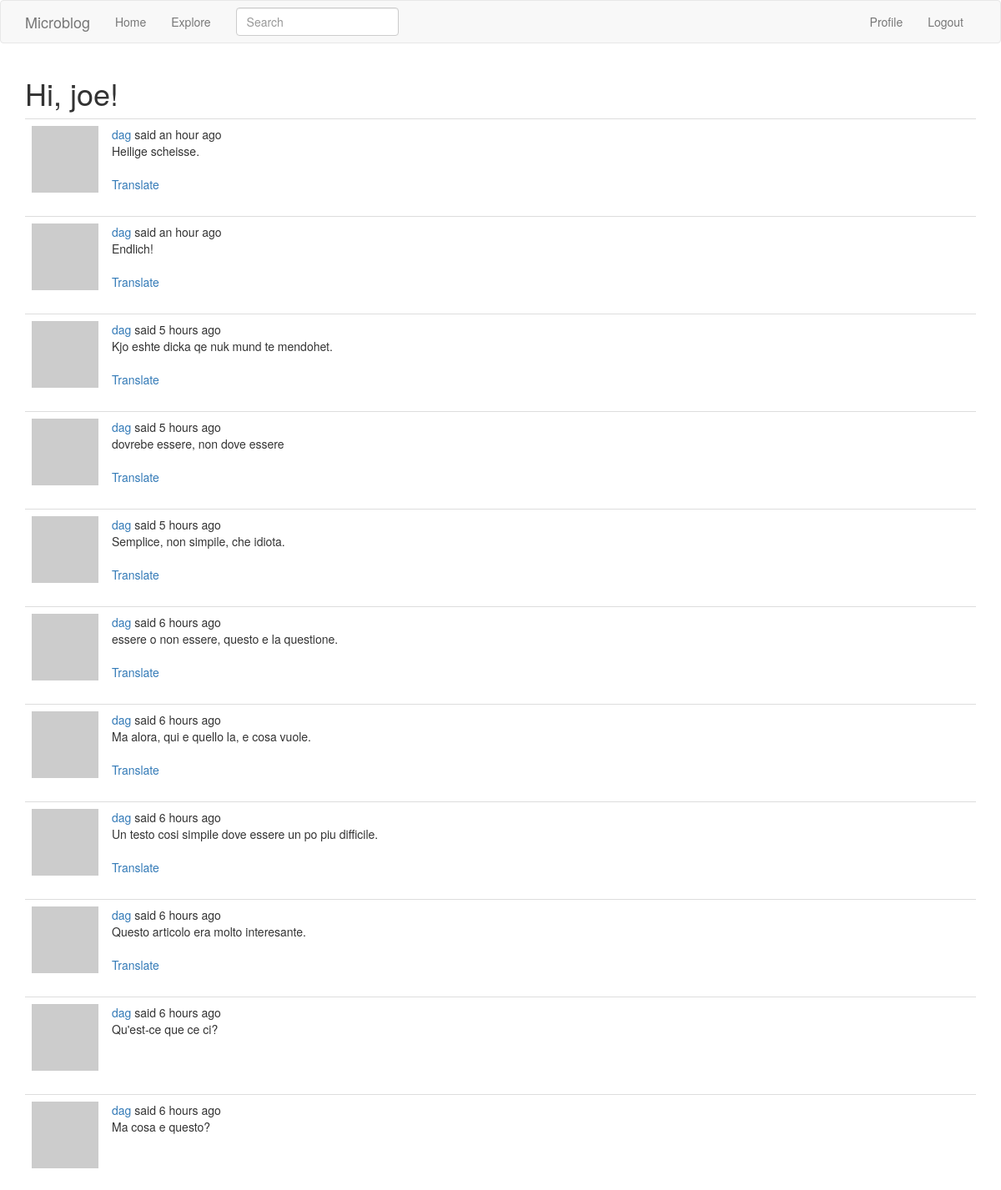
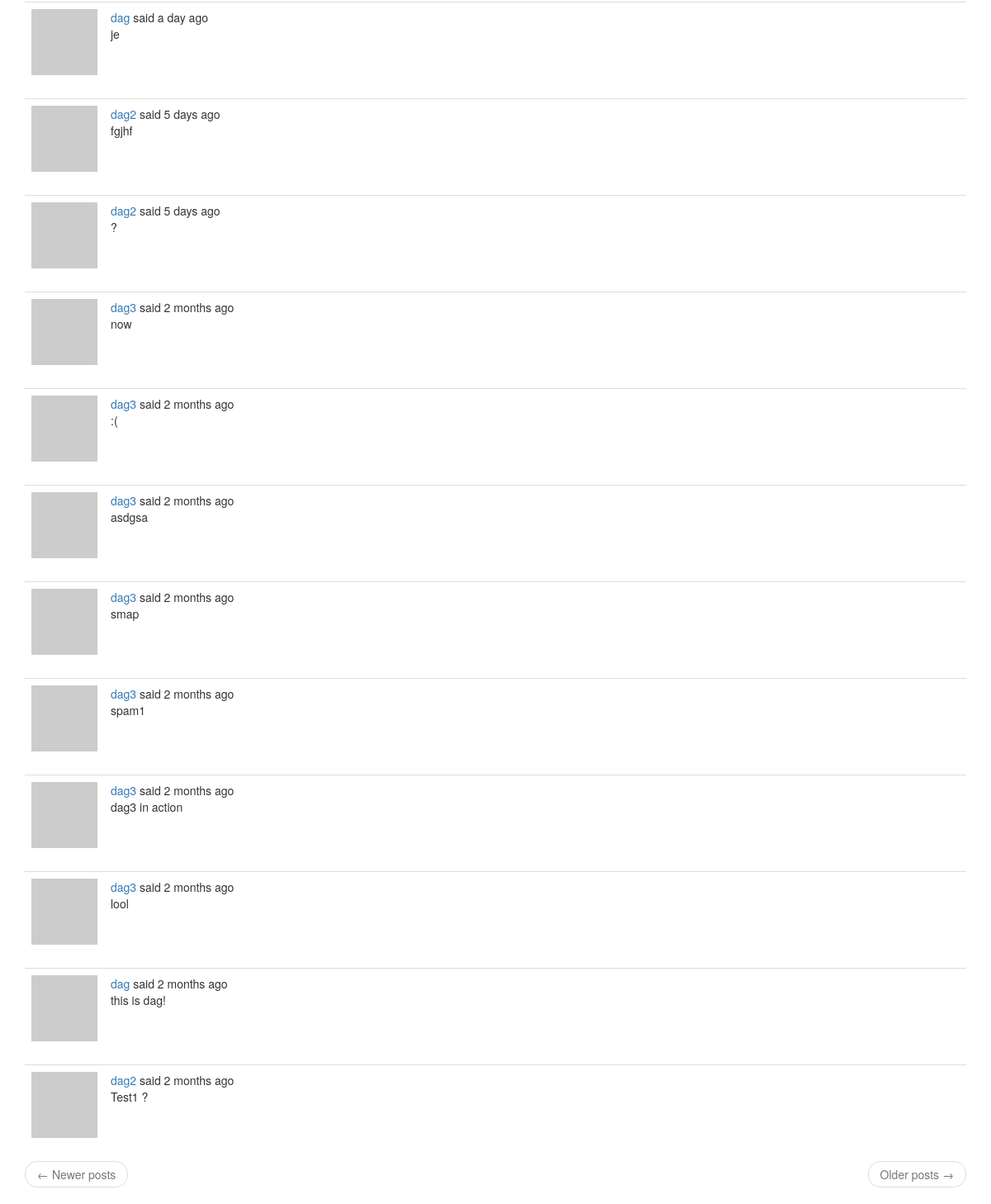
Page /explore (signed in) on the committed database (2 pictures, top to bottom).
### app/models.py (models this page shows, shortened)
class User(UserMixin, db.Model):
    id = db.Column(db.Integer, primary_key=True)
    username = db.Column(db.String(64), index=True, unique=True)
    email = db.Column(db.String(120), index=True, unique=True)
    password_hash = db.Column(db.String(128))
    posts = db.relationship('Post', backref='author', lazy='dynamic')
    about_me = db.Column(db.String(140))
    last_seen = db.Column(db.DateTime, default=datetime.utcnow)
    followed = db.relationship(
        'User', secondary=followers,
        primaryjoin=(followers.c.follower_id == id),
        secondaryjoin=(followers.c.followed_id == id),
        backref=db.backref('followers', lazy='dynamic'), lazy='dynamic'
    )
    def avatar(self, size):
        digest = md5(self.email.lower().encode('utf-8')).hexdigest()
        return 'https://www.gravatar.com/avatar/{}?d=identicon&s={}'.format(digest, size)

class SearchableMixin(object):
    @classmethod
    def before_commit(cls, session):
        session._changes = {
            'add': list(session.new),
            'update': list(session.dirty),
            'delete': list(session.deleted)
        }
    @classmethod
    def after_commit(cls, session):
        for obj in session._changes['add']:
            if isinstance(obj, SearchableMixin):
                add_to_index(obj.__tablename__, obj)
        for obj in session._changes['update']:
            if isinstance(obj, SearchableMixin):
                add_to_index(obj.__tablename__, obj)
        for obj in session._changes['delete']:
            if isinstance(obj, SearchableMixin):
                add_to_index(obj.__tablename__, obj)
        session._changes = None

class Post(SearchableMixin, db.Model):
    __searchable__ = ['body']
    id = db.Column(db.Integer, primary_key=True)
    body = db.Column(db.String(140))
    timestamp = db.Column(db.DateTime, index=True, default=datetime.utcnow)
    user_id = db.Column(db.Integer, db.ForeignKey('user.id'))
    language = db.Column(db.String(5))

### app/main/routes.py (the view)
@bp.route('/explore')
@login_required
def explore():
    page = request.args.get('page', 1, type=int)
    posts = Post.query.order_by(Post.timestamp.desc()).paginate(page, current_app.config['POSTS_PER_PAGE'], False)
    next_url = url_for('main.explore', page=posts.next_num) \
        if posts.has_next else None
    prev_url = url_for('main.explore', page=posts.prev_num) \
        if posts.has_prev else None
    return render_template('index.html',
                            title=_('Explore'),
                            posts=posts.items,
                            next_url=next_url,
                            prev_url=prev_url)

### app/main/forms.py
class SearchForm(FlaskForm):
    q = StringField(_l('Search'), validators=[DataRequired()])
    def __init__(self, *args, **kwargs):
        if 'formdata' not in kwargs:
            kwargs['formdata'] = request.args
        if 'csrf_enabled' not in kwargs:
            kwargs['csrf_enabled'] = False
        super().__init__(*args, **kwargs)

### app/main/routes.py (called while the page is built)
@bp.before_app_request
def before_request():
    if current_user.is_authenticated:
        current_user.last_seen = datetime.utcnow()
        db.session.commit()
        g.search_form = SearchForm()
    g.locale = str(get_locale())

### app/models.py (called while the page is built)
@login.user_loader
def load_user(id):
    return User.query.get(int(id))

### app/templates/index.html (shortened to what this page needs)
{% extends "base.html" %}
{%import 'bootstrap/wtf.html' as wtf%}
{% block app_content %}
    <h1>{{_('Hi, %(username)s!', username=current_user.username)}}</h1>
    {% for post in posts %}
        {% include '_post.html' %}
    {% endfor %}
    <nav aria-label="...">
        <ul class="pager">
            <li class="previous{%if not prev_url%} disabled{%endif%}">
                <a href="{{prev_url or '#'}}">
                    <span aria-hidden="true">&larr;</span> {{_('Newer posts')}}
                </a>
            </li>
            <li class="next{%if not next_url%} disabled{%endif%}">
                <a href="{{next_url or '#'}}">
                    {{_('Older posts')}} <span aria-hidden="true">&rarr;</span>
                </a>
            </li>
        </ul>
    </nav>
{% endblock %}

### app/templates/_post.html (shortened to what this page needs)
<table class="table talbe-hover">
    <tr>
        <td width="70px">
            <a href="{{url_for('main.user', username=post.author.username)}}">
                <img src="{{ post.author.avatar(70) }}"/>
            </a>
        </td>
        <td>
            {{_('%(username)s said %(when)s',
                    username=user_link, when=moment(post.timestamp).fromNow() )}}
            <br>
            <span id="post{{post.id}}">{{ post.body }}</span>
            {%if post.language and post.language != g.locale%}
                <br><br>
                <span id="translation{{ post.id }}">
                        <a href="javascript:translate(
                                    '#post{{ post.id }}',
                                    '#translation{{ post.id }}',
                                    '{{ post.language }}',
                                    '{{ g.locale }}');">{{ _('Translate') }}</a>
                </span>
            {%endif%}
        </td>
    </tr>
</table>

### rows in the picture
Post: body "Heilige scheisse."
Post: body "Endlich!"
Post: body "Kjo eshte dicka qe nuk mund te mendohet."
Post: body "dovrebe essere, non dove essere"
Post: body "Semplice, non simpile, che idiota."
Post: body "essere o non essere, questo e la questione."
Post: body "Ma alora, qui e quello la, e cosa vuole."
Post: body "Un testo cosi simpile dove essere un po piu difficile."
Post: body "Questo articolo era molto interesante."
Post: body "Qu'est-ce que ce ci?"
Post: body "Ma cosa e questo?"
Post: body "je"
Post: body "fgjhf"
Post: body "?"
Post: body "now"
Post: body ":("
Post: body "asdgsa"
Post: body "smap"
Post: body "spam1"
Post: body "dag3 in action"
Post: body "lool"
Post: body "this is dag!"
Post: body "Test1 ?"
